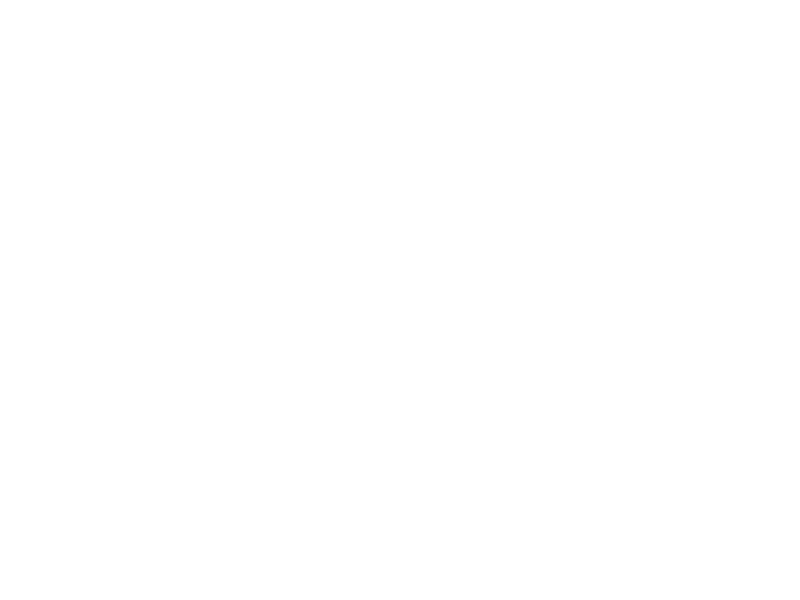
Frame 1 (no input)
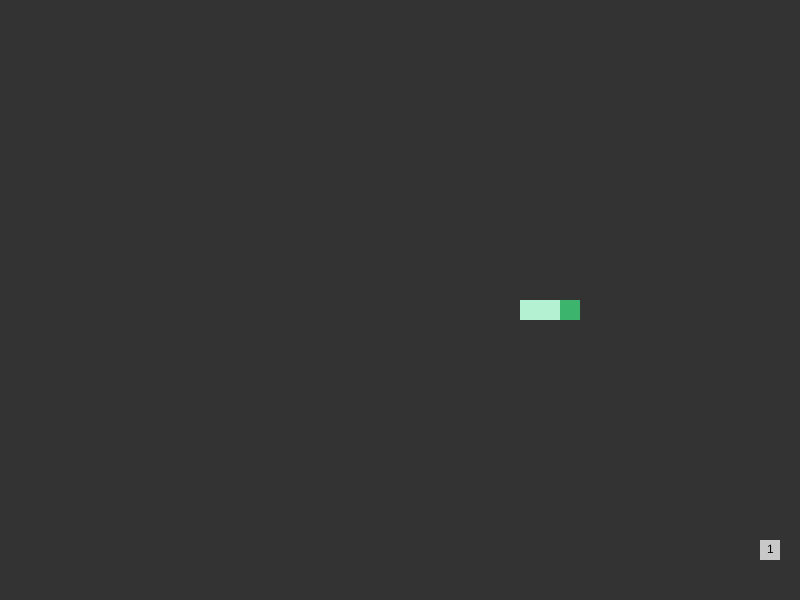
Frame 60 (no input)
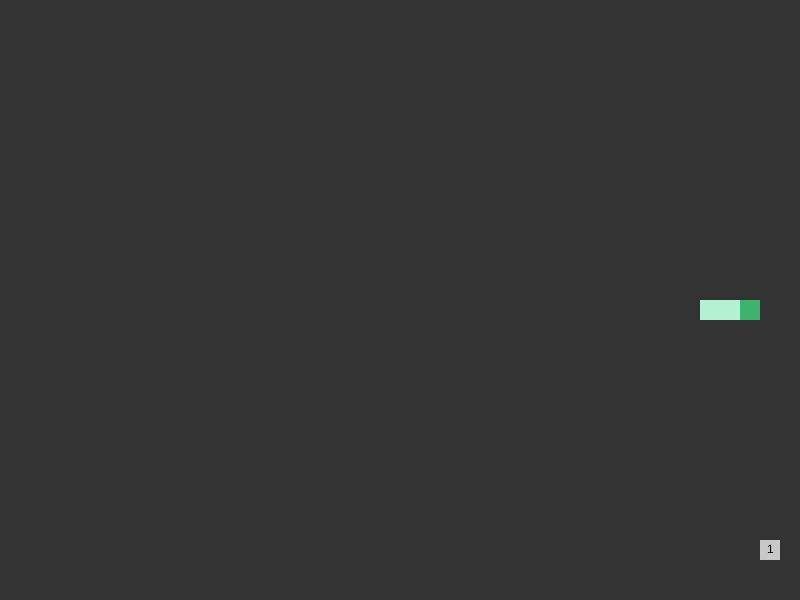
Frame 120 (the mouse pressed at the canvas centre since frame 60)

The p5.js sketch that drew these frames (run headless with seeded random() and noise() and a simulated clock; from frame 60 on, the mouse is pressed at the canvas centre):

// p5.js sketch
// ── sketch.js
var snkGame;

var resolution = 20;
var rows = 30;
var cols = 40;
var scoreP;
var finishP;

function setup(){

  gridCanvas = createCanvas(cols*resolution, rows*resolution);
  // background(51)

  finishP = createP("")
  finishP.position(148, gridCanvas.position().y + height+10);

  scoreP = createP("Score: ")
  scoreP.position(cols*resolution-100, gridCanvas.position().y + height+10);

  snkGame = new SnakeGame(rows, cols, resolution);
  
  }

function draw(){

  if(frameCount % 7 === 0){
    snkGame.snake.move();

    snkGame.board.show();

    if(snkGame.food){
      snkGame.food.show();
    }

    snkGame.snake.show();

    if(snkGame.hasSnakeSelfeaten()){
      finishP.elt.innerHTML = "GAME OVER"
    }

    scoreP.elt.innerHTML = "Score: " + snkGame.score;

  }
}


function keyPressed() {

  if(snkGame.hasLost){
    return;
  }

  var UP_ARROW = 38;
  var DOWN_ARROW = 40;
  var LEFT_ARROW = 37;
  var RIGHT_ARROW = 39;

  if (keyCode === LEFT_ARROW) {
    snkGame.snake.dir = 2;

  }else if (keyCode === RIGHT_ARROW) {
    snkGame.snake.dir = 3;
    
  }else if (keyCode === UP_ARROW) {
    snkGame.snake.dir = 0;
    
  }else if (keyCode === DOWN_ARROW) {
    snkGame.snake.dir = 1;

  }
}

// ── Food.js
class Food{

	constructor(r, c, w){
		this.r = r;
		this.c = c;
		this.w = w;

		var rnd = Math.random();

		if(rnd < 0.5){
			this.nutrition = 1;
			this.col = color(200, 200, 200);

		}else if(rnd < 0.75){
			this.nutrition = 2;
			this.col = color(100, 150, 250);

		}else if(rnd < 0.9){
			this.nutrition = 3;
			this.col = color(200, 100, 250);

		}else{
			this.nutrition = 4;
			this.col = color(250, 50, 50);
		}

	}


	show(){
		fill(this.col)
		rect(this.c*this.w, this.r*this.w, this.w, this.w);

		fill(0)
		text(this.nutrition, this.c*this.w + ceil(0.35*this.w), this.r*this.w + ceil(0.65*this.w))
	}

}
// ── GameBoard.js
class GameBoard{

	constructor(rows, cols, res){
		this.rows = rows;
		this.cols = cols;
		this.res = res;
	}

	show(){
		fill(51);
		rect(0, 0, this.cols*this.res, this.rows*this.res);
	}

}
// ── Snake.js
class Snake{

	constructor(snGame, r, c, w){
		this.snGame = snGame;
		this.r = r;
		this.c = c;
		this.w = w;

		this.dir = 3;
		this.parts = [];
		this.parts[0] = new SnakePart(this, this.w);

		for(var i=1; i<3; i++){
			this.parts[i] = new SnakePart(this.parts[i-1], this.w, true);
		}
	}

	move(){

		if(this.dir == 0){
			this.moveUp();

		}else if(this.dir == 1){
			this.moveDown();
			
		}else if(this.dir == 2){
			this.moveLeft();
			
		}else if(this.dir == 3){
			this.moveRight();
			
		}else{
			// stayStill;
		}

		this.snGame.checkFood();
	}

	moveUp(){
		// column is the same
		// row -1
		this.update();
		this.parts[0].r = max(0,this.parts[0].r-1);
		
	}

	moveDown(){
		// column is the same
		// row +1
		this.update();
		this.parts[0].r = min(this.parts[0].r+1, this.snGame.rows-1);
		
	}

	moveLeft(){
		// column -1
		// row is the same
		this.update();
		this.parts[0].c = max(0,this.parts[0].c-1);
		
	}

	moveRight(){
		// column +1
		// row is the same
		this.update();
		this.parts[0].c = min(this.parts[0].c+1,this.snGame.cols-1);
		
	}

	update(){
		for(var i=this.parts.length-1; i>0; i--){
			this.parts[i].update();
		}
	}

	grow(nutrition){
		var len = this.parts.length;
		for(var i=0; i<nutrition; i++){
			this.parts[len+i] = new SnakePart(this.parts[len+i-1], this.w);
		}
	}

	hasEatenItself(){
		for(var i=1; i<this.parts.length; i++){
			if(this.parts[i].c === this.parts[0].c && this.parts[i].r === this.parts[0].r){
				this.dir = -1;
				return true;
			}
		}
		return false;
	}

	show(){
		for(var i=0; i<this.parts.length; i++){
			this.parts[i].show();
		}
	}

}
// ── SnakeGame.js
class SnakeGame{

	constructor(rows, cols, res){
		this.rows = rows;
		this.cols = cols;
		this.hasLost = false;
		this.score = 0;
		this.board = new GameBoard(rows, cols, resolution);
		this.snake = new Snake(this, rows/2, cols/2, res);
		this.generateFood();
	}

	generateFood(){

		var availRows = [];

		for(var i=0; i<this.rows; i++){
			var addRow = true;
			for(var j=0; j<this.snake.parts.length; j++){
				if(this.snake.parts[j].r === i){
					addRow = false;
					break;
				}
			}

			if (addRow){
				availRows.push(i);
			}
		}


		var availCols = [];

		for(var i=0; i<this.cols; i++){
			var addCol = true;
			for(var j=0; j<this.snake.parts.length; j++){
				if(this.snake.parts[j].c === i){
					addCol = false;
					break;
				}
			}

			if (addCol){
				availCols.push(i);
			}
		}

		var r = Math.floor((Math.random() * availRows.length));
		var c = Math.floor((Math.random() * availCols.length));

		this.food = new Food(availRows[r], availCols[c], this.board.res);
  }

    checkFood(){
    	if(this.food.c === this.snake.parts[0].c && this.food.r === this.snake.parts[0].r){
    		this.snake.grow(this.food.nutrition);
    		this.score += this.food.nutrition;
    		this.generateFood();
    	}
    }

    hasSnakeSelfeaten(){
    	this.hasLost = this.snake.hasEatenItself();
    	return this.hasLost;
    }

	show(){
		fill(51);
		rect(0, 0, this.cols*this.res, this.rows*this.res);
	}

}
// ── SnakePart.js
class SnakePart{

	constructor(prev, w, append = false){
		this.prev = prev;
		this.w = w;
		this.c = this.prev.c - (append ? 1 : 0);
		this.r = this.prev.r;

		if(this.prev instanceof Snake){
			this.col = color(60, 180, 110);
		}else{
			this.col = color(180, 240, 210);
		}
		
	}

	update(){
		this.c = this.prev.c;
		this.r = this.prev.r;
	}

	show(){
		noStroke();
		fill(this.col);
		rect(this.c*this.w, this.r*this.w, this.w, this.w);
	}

}
